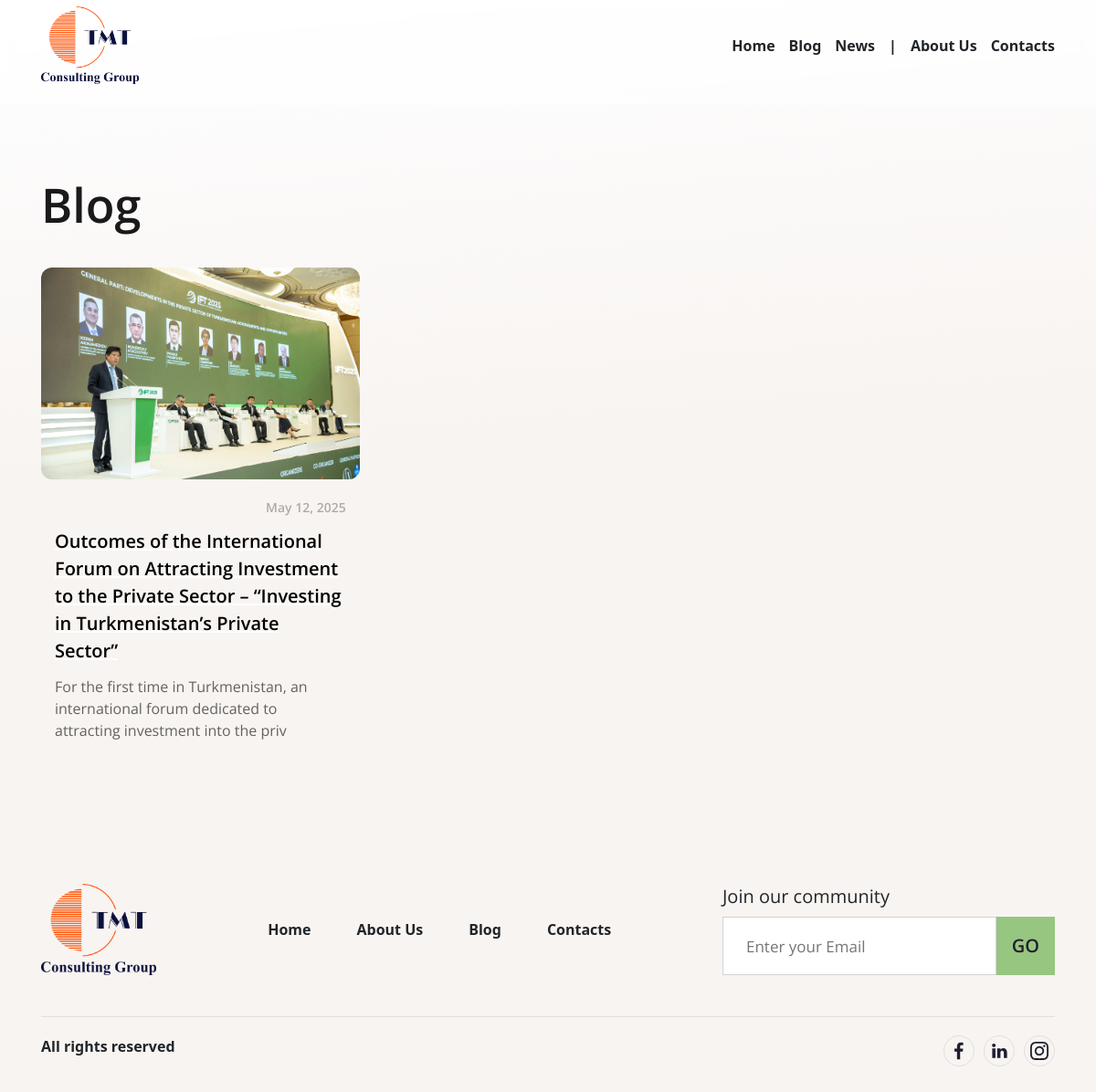
Screenshot of /blog/ with the database file from the repository.
### blog/models.py (models this page shows, shortened)
class Blog(models.Model):
    title = models.CharField(max_length=500, verbose_name='Заголовок')
    image = models.ImageField(upload_to='blog', verbose_name='Изображение')
    text = RichTextUploadingField(verbose_name='Текст')
    slug = models.SlugField(unique=True, max_length=500, verbose_name='Slug', blank=True)
    created_at = models.DateTimeField(
        auto_now_add=True,
        verbose_name="Дата создания"
    )
    class Meta:
        verbose_name = 'Блог'
        verbose_name_plural = 'Статьи'
        ordering = ['-created_at']

### blog/views.py (the view)
# urls.py: 2. Add a URL to urlpatterns:  path('blog/', include('blog.urls'))
def blog(request):
	blog = Blog.objects.all()
	return render(request, 'blog/blog.html', {'blog' : blog})

### blog/templates/blog/blog.html (shortened to what this page needs)
{% extends "main/base.html" %}
{% load static %}
{% load custom_filters %}
{% block extracss %}
<link rel="stylesheet" type="text/css" href="{% static 'blog/css/blog.css' %}">
{% endblock extracss %}
{% block content %}
<section class="blog">
	<div class="container">
		<div class="blog__wrapper">
			<h1 class="blog__headTitle title"  data-aos="fade-right" data-aos-duration="500" data-aos-anchor-placement="top-bottom">Blog</h1>
			<div class="blog__list">
				{% for item in blog %}
				<a class="blog__item" href="{% url "blog_detail" item.slug %}" data-aos="fade-up" data-aos-duration="500" data-aos-anchor-placement="top-bottom" >
					<picture class="blog__img">
						<img src="{{ item.image.url }}" alt="blog">
					</picture>
					<div class="blog__content">
						<div class="blog__date">{{ item.created_at|date }}</div>
						<div class="blog__bottom">
							<h3 class="blog__title">{{ item.title|slice:":130" }}</h3>
							<div class="blog__descr">{{ item.text|slice:":110"|safe }}</div>
						</div>
					</div>
				</a>
				{% endfor %}
			</div>
		</div>
	</div>
</section>
{% endblock  %}

### main/templates/main/base.html (shortened to what this page needs)
{% load static %}
<!DOCTYPE html>
<html>
<head>
    <link href="{% static 'main/css/hamburger.css' %}" rel="stylesheet">
    <link rel="stylesheet" type="text/css" href="{% static 'main/css/container.css' %}">
    <link rel="stylesheet" type="text/css" href="{% static 'main/css/reset.css' %}">
    <link rel="stylesheet" href="{% static 'main/css/aos.css' %}" />
    <link rel="stylesheet" type="text/css" href="{% static 'main/css/base.css' %}">
	{% block extracss %}{% endblock %}
</head>
<body>
    <header class="header">
        <div class="container">
            <div class="header__wrapper">
                <a href="{% url "home" %}" class='logo'><img src="{% static 'main/img/logo.png' %}" alt="logo"></a>
                <ul class="nav">
                    <li class="nav__item"><a href="{% url 'home' %}">Home </a></li>
                    <li class="nav__item"><a href="{% url "blog" %}">Blog</a></li>
                    <li class="nav__item"><a href="{% url 'news_list' %}">News</a></li>
                    <li>|</li>
                    <li class="nav__item nav__about"><a href="{% url "about" %}">About Us </a></li>
                    <li class="nav__item"><a href="{% url "contact" %}">Contacts</a></li>
                </ul>
            </div>
        </div>
    </header>
    <main class="main">
        {% block content %}{% endblock %}
    </main>
    <footer class="footer">
        <div class="container">
            <div class="footer__wrapper">
                <div class="footer__left">
                    <a href="{% url "home" %}" class='logo logo_footer'><img src="{% static 'main/img/logo.png' %}" alt="logo"></a>
                </div>
                <div class="footer__middle">
                    <ul class="nav nav_footer">
                        <li class="nav__item nav__item_footer"><a href="{% url "home" %}">Home </a></li>
                        <li class="nav__item nav__item_footer"><a href="{% url "about" %}">About Us </a></li>
                        <li class="nav__item nav__item_footer"><a href="{% url "blog" %}">Blog</a></li>
                        <li class="nav__item nav__item_footer"><a href="{% url "contact" %}">Contacts</a></li>
                    </ul>
                </div>
                <div class="footer__right">
                    <div class="sub__title">Join our community</div>
                    {% include "main/subscriber.html" %}
                </div>
            </div>
            <div class="separator"></div>
            <div class="footer__bottom">
                <div class="rights">All rights reserved</div>
                <div class="media">
                    <a href="https://www.facebook.com/profile.php?id=61572642102689&locale=ru_RU" class="media__item"><img src="{% static 'main/img/fb.svg' %}" alt="facebook"></a>
                    <a href="https://www.linkedin.com/company/tmt-consulting-group" class="media__item"><img src="{% static 'main/img/lin.svg' %}" alt="linkedin"></a>
                    <a href="https://www.instagram.com/tmt_consulting_group/" class="media__item"><img src="{% static 'main/img/inst.svg' %}" alt="instagram"></a>
                </div>
            </div>
        </div>
    </footer>
</body>
</html>

### main/templates/main/subscriber.html (shortened to what this page needs)
<form method="post" action="{% url 'subscribe' %}" class="sub__form">
    <input
        type="email"
        name="email"
        placeholder="Enter your Email"
        required
        class="sub__email"
    >
    <button type="submit" class="sub__button">GO</button>
</form>

### main/static/main/css/container.css (style rules this page uses)
.container { width: 100%; padding-right: 15px; padding-left: 15px; margin-right: auto; margin-left: auto; }
@media (min-width: 576px) { .container { max-width: 540px; } }
@media (min-width: 768px) { .container { max-width: 720px; } }
@media (min-width: 992px) { .container { max-width: 960px; } }
@media (min-width: 1200px) { .container { max-width: 1140px; } }

### main/static/main/css/base.css (style rules this page uses)
.title { font-family: 'Open sans'; font-style: normal; font-weight: 600; font-size: 52px; color: #1A1A1A; }
html { overflow-x: hidden; }
body { background-image: linear-gradient(-5deg,#f8f4f1 60%,#fefeff 98%); width: 100%; overflow-x: hidden; }
.header { width: 100%; height: 115px; padding: 7px 0; background-color: rgba(255, 255, 255, .5); backdrop-filter: blur(7px); z-index: 3; position: relative; top: 0; transition: all 0.3s ease-in-out; }
.header__wrapper { display: flex; justify-content: space-between; }
.logo img { height: 85px; }
.logo_footer img { height: 100px; }
.nav { display: flex; justify-content: center; align-items: center; gap: 15px; font-weight: 600; }
.footer { padding: 40px 0 ; }
.footer__wrapper { display: flex; justify-content: space-between; align-items: center; padding: 45px 0; }
.nav_footer { gap: 50px; }
.footer__right { display: flex; flex-direction: column; justify-content: center; align-items: flex-start; gap: 7px; }
.sub__form { display: flex; justify-content: center; }
.sub__email { position: relative; z-index: 0; width: 300px; height: 64px; padding-left: 25px; border: 1px solid rgba(30,30,47,.2); border-top-color: rgba(30, 30, 47, 0.2); border-right-color: rgba(30, 30, 47, 0.2); border-bottom-color: rgba(30, 30, 47, 0.2); border-left-color: rgba(30, 30, 47, 0.2); border-radius: 0; -webkit-transition: .3s; transition: .3s; font-family: 'Open sans'; font-size: 17px; transition: all .2s; }
.sub__button { position: relative; left: auto; top: 0; right: 0; bottom: 0; z-index: 1; display: -webkit-box; display: -webkit-flex; display: -ms-flexbox; display: flex; width: 64px; height: 64px; -webkit-box-pack: center; -webkit-justify-content: center; -ms-flex-pack: center; justify-content: center; -webkit-box-align: center; -webkit-align-items: center; -ms-flex-align: center; align-items: center; background-color: #97c680; box-shadow: inset 0 0 0 0 #feba88; -webkit-transition: .3s; transition: .3s; color: #1e1e2f; border: none; cursor: pointer; font-family: 'Open Sans'; font-size: 20px; font-weight: 600; }
.sub__title { font-family: 'Open sans'; font-size: 20px; font-weight: 600px; }
.separator { height: 1px; border-bottom: 1px solid rgba(30,30,47,.1); }
.footer__bottom { display: flex; justify-content: space-between; padding: 20px 0; }
.rights { font-size: 16px; font-weight: 600; }
.media { display: flex; justify-content: center; align-items: center; gap: 10px; }
.media__item { display: flex; justify-content: center; align-items: center; border: 1px solid rgba(30,30,47,.1); border-radius: 100px; padding: 4px; transition: all .4s; }

### blog/static/blog/css/blog.css (style rules this page uses)
.blog { padding: 70px 0; }
.blog__headTitle { margin-bottom: 30px; }
.blog__list { display: grid; grid-template-columns: repeat(3,1fr); gap: 60px 32px; }
.blog__img { border-radius: 12px; display: block; margin-bottom: 20px; overflow: hidden; width: 100%; cursor: pointer; }
.blog__img img { object-position: center; object-fit: cover; width: 100%; height: 100%; transition: all .5s; }
.blog__item { display: flex; flex-direction: column; }
.blog__content { display: flex; flex-direction: column; padding: 0 15px; }
.blog__date { align-self: flex-end; color: #0000004d; font-family: 'Open sans'; font-weight: 600; font-size: 14px; }
.blog__bottom { margin-top: 12px; }
.blog__title { word-wrap: break-word; font-family: 'Open sans'; font-size: 20px; font-weight: 600; color: #000; cursor: pointer; text-decoration: underline; text-decoration-color: #fefeff; transition: text-decoration .1s ease-in-out; }
.blog__descr { font-family: 'Open sans'; font-weight: 400; color: #0009; margin: 12px 0 0; }

### rows the page displays
Blog: image (picture), created_at "May 12, 2025", title "Outcomes of the International Forum on Attracting Investment to the Private Sector – “Investing in Turkmenistan’s Private Sector”", text "For the first time in Turkmenistan, an international forum dedicated to attracting investment into the priv"
